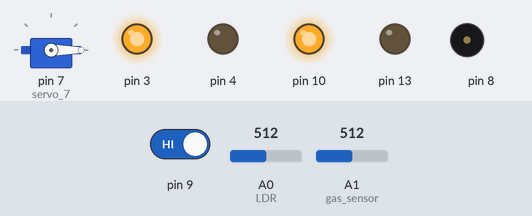
The sketch below on a simulated Arduino Uno, built with avr-gcc and run on an emulated ATmega328P. On the bench: servo, output pins drawn as LEDs (lit = HIGH), buzzer (waves = sounding). Inputs (shaded band) come from the test bench; at power-on: pin 9 HIGH, A0 (LDR) = 512, A1 (gas_sensor) = 512. What the sketch prints to the serial monitor is not drawn.

Above: at 6.1 s.
6.2 s: pin 9 driven LOW
At 10.83 s:
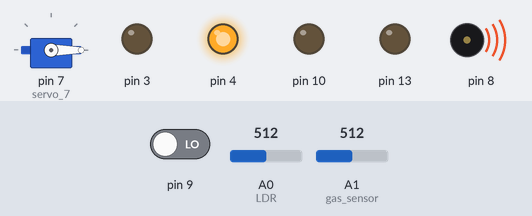
12.5 s: A0 (LDR) set to 494
At 13.05 s:
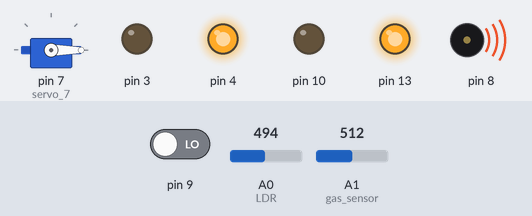
18.8 s: pin 9 driven HIGH
At 19.8 s:
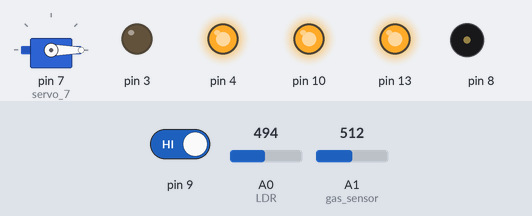
31.2 s: A1 (gas_sensor) set to 418
37.5 s: A1 (gas_sensor) set to 388
At 38.6 s:
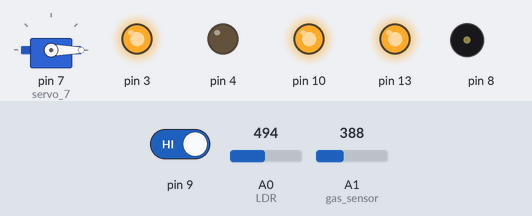
43.8 s: A0 (LDR) set to 510
At 46.3 s:
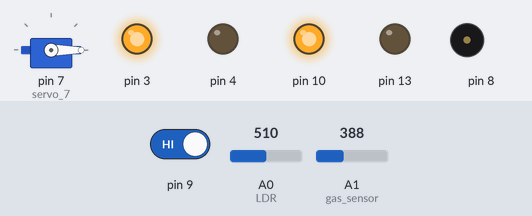
Timing chart, 0 to 47.8 s (numbered marks = the images above; inputs shaded):
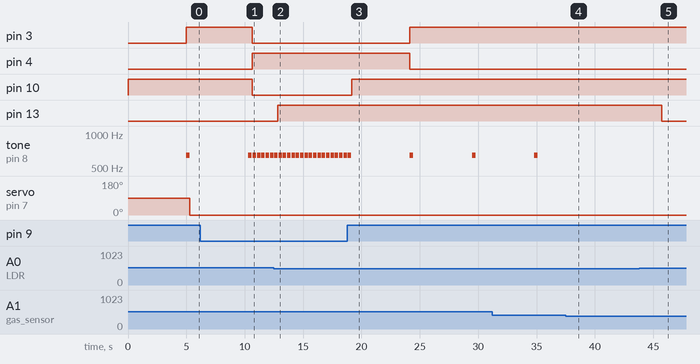

Measured:
- the behaviour switches between 501 and 500 on A0 (LDR) (found by bisection; images 1 and 2)
- the behaviour switches between 401 and 400 on A1 (gas_sensor) (found by bisection; images 3 and 4)
- after the input at 6.2 s, pin 3, pin 10: HIGH → LOW after 4.4 s; pin 4: LOW → HIGH after 4.4 s
- after the input at 12.5 s, pin 13: LOW → HIGH after 0.35 s
- after the input at 18.8 s, pin 3: LOW → HIGH after 5.4 s; pin 4: HIGH → LOW after 5.4 s; pin 10: LOW → HIGH after 0.35 s; tone on pin 8: alternates 650 Hz for 0.30 s and silent for 5.0 s, starting after 5.4 s
- after the input at 37.5 s, tone on pin 8: stays silent (without the input it goes to 650 Hz after 2.6 s)
- after the input at 43.8 s, pin 13: HIGH → LOW after 1.9 s
- by itself, tone on pin 8: alternates 650 Hz for 0.30 s and silent for 0.07 s

The sketch:

brave_duup1.ino
```cpp
#include <Servo.h>

int output1Value = 0;
int sen1Value = 0;
int sen2Value = 0;
int const gas_sensor = A1;
int const LDR = A0;
int limit = 400;

long readUltrasonicDistance(int trigerrPin, int echoPin)
{
  pinMode(trigerrPin, OUTPUT);
  digitalWrite(trigerrPin, LOW);
  delayMicroseconds(2);
  digitalWrite(trigerrPin, HIGH);
  delayMicroseconds(10);
  digitalWrite(trigerrPin, LOW);
  pinMode(echoPin, INPUT);
  pinMode(echoPin, HIGH);
}
Servo servo_7;

void setup()
{
  Serial.begin(9600);
  pinMode(A0, INPUT);
  pinMode(A1, INPUT);
  pinMode(13, OUTPUT);
  servo_7.attach(7, 500, 2500);
  pinMode(8, OUTPUT);
  pinMode(9, INPUT);
  pinMode(10, OUTPUT);
  pinMode(4, OUTPUT);
  pinMode(3, OUTPUT);

}
void loop()
{
  int vall = analogRead(LDR);
 if (vall > 500)
 {
   digitalWrite(13, LOW);
   Serial.print("Bulb on =");
   Serial.print(vall);
 }
else
{
  digitalWrite(13, HIGH);
   Serial.print("Bulb off =");
   Serial.print(vall);
 }

sen2Value = digitalRead(9);
 if(sen2Value == 0)
 {
   digitalWrite(10, LOW);
   digitalWrite(4,HIGH);
   digitalWrite(3, LOW);
   Serial.print("  || NO Motion Detected    ");
 }
  if (sen2Value == 1)
  {
    digitalWrite(10,HIGH);
    delay(5000);
   digitalWrite(4, LOW);
   digitalWrite(3, HIGH);
    Serial.print("  || Motion Detected!    ");
  }
   int val = analogRead(gas_sensor);
  Serial.print("  || Gas Sensor Value = ");
  Serial.print(val);
if (val > limit)
{
    tone(8,650);
}
  delay(300);
  noTone(8);

  if(sen1Value < 100)
  {
    servo_7.write(90);
    Serial.print("  || Door Open!  ; Distance = ");
    Serial.print(sen1Value);
    Serial.print("\n");
  }
 else;
  {
     servo_7.write(0);
    Serial.print("  || Door Closed!  ; Distance = ");
    Serial.print(sen1Value);
    Serial.print("\n");
  }
  delay(10);
}
```
